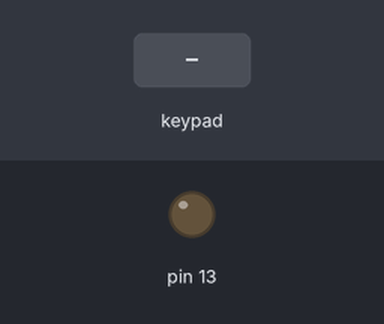
A sketch run on a simulated Arduino Uno, built with avr-gcc and run on an emulated ATmega328P. Shown: output pins drawn as LEDs (lit = HIGH). The inputs (shaded band) are chosen by the test bench. What the sketch prints to the serial monitor is not drawn.

Above: at 1.2 s.
1.3 s: key 'X' pressed
At 1.53 s:
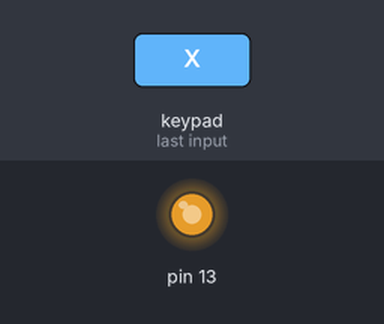
3.2 s: key '-' pressed
Timing chart, 0 to 6.2 s (numbered marks = the images above; inputs shaded):
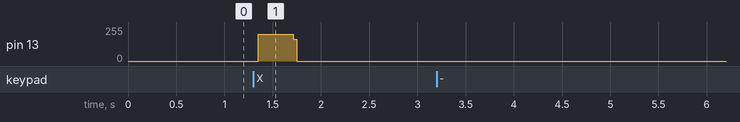

The sketch:

ps2_hc-05_nano_KRN2015_servis.ino
```cpp
#include <SoftwareSerial.h>
SoftwareSerial mySerial(10, 11); // RX, TX

#include <PS2X_lib.h>

PS2X ps2x;
int error = 0;
byte type = 0;
byte vibrate = 0;

void setup() {
  Serial.begin(57600);
  mySerial.begin(9600);
  pinMode(13, OUTPUT);
  error = ps2x.config_gamepad(8,7,6,9, true, true); //setup pins and settings:  GamePad(clock, command, attention, data, Pressures?, Rumble?) check for error
  if (error == 0) {
    Serial.println("Found Controller, configured successful");
    Serial.println("Try out all the buttons, X will vibrate the controller, faster as you press harder;");
    Serial.println("holding L1 or R1 will print out the analog stick values.");
    Serial.println("Go to www.billporter.info for updates and to report bugs.");
  }

  else if (error == 1)
    Serial.println("No controller found, check wiring, see readme.txt to enable debug. visit www.billporter.info for troubleshooting tips");
  else if (error == 2)
    Serial.println("Controller found but not accepting commands. see readme.txt to enable debug. Visit www.billporter.info for troubleshooting tips");
  else if (error == 3)
    Serial.println("Controller refusing to enter Pressures mode, may not support it. ");

  type = ps2x.readType();
  switch (type) {
    case 0:
      Serial.println("Unknown Controller type");
      break;
    case 1:
      Serial.println("DualShock Controller Found");
      break;
  }
}


void loop() {

  if (error == 1) //skip loop if no controller found
    return;

  if (type == 1) { //DualShock Controller
    ps2x.read_gamepad();  //read controller and set large motor to spin at 'vibrate' speed

    /*START SELECT*/
    if (ps2x.Button(PSB_START)) //will be TRUE as long as button is pressed
      Serial.println("Start is being held");
    if (ps2x.Button(PSB_SELECT))
      Serial.println("Select is being held");
    /*AKHIR START SELECT*/


    /*ARAH/
    if (ps2x.Button(PSB_PAD_UP)) { //will be TRUE as long as button is pressed
      mySerial.print('g');
    }

    if (ps2x.Button(PSB_PAD_RIGHT)) {
      mySerial.print('i');
    }

    if (ps2x.Button(PSB_PAD_LEFT)) {
      mySerial.print('m');

    }
    if (ps2x.Button(PSB_PAD_DOWN)) {
      mySerial.print('k');

    }
    /AKHIR ARAH*/

     else {{
      mySerial.print('z');
      digitalWrite(13,LOW);
     }
    /*L1 L2 L3 R1 R2 R3*/
    if (ps2x.Button(PSB_L2)){
      mySerial.print('o');
      digitalWrite(13,HIGH);
    }

    //if (ps2x.NewButtonState()) {              //will be TRUE if any button changes state (on to off, or off to on)
    //if(ps2x.Button(PSB_L3))
    //Serial.println("L3 pressed");
    //if(ps2x.Button(PSB_R3))
    //Serial.println("R3 pressed");
    //if (ps2x.Button(PSB_L2))
    //  mySerial.print('o');
    //Serial.println("L2 pressed");
    //if(ps2x.Button(PSB_R2))
    //Serial.println("R2 pressed");

    //if(ps2x.Button(PSB_L1))
    //Serial.println("L1");
    //if(ps2x.Button(PSB_R1))
    //Serial.println("R1");


    //}
    /*AKHIR L1 L2 L3 R1 R2 R3*/

    /*SILANG KOTAK SEGITIGA BUNDAR*/
    if (ps2x.Button(PSB_BLUE)) { //SILANG
      mySerial.print('c');
      digitalWrite(13,HIGH);
    }

    if (ps2x.Button(PSB_PINK)) { //KOTAK
       mySerial.print('d');
       digitalWrite(13,HIGH);
    }

    if (ps2x.Button(PSB_RED)) {  //LINGKARAN
       mySerial.print('b');
       digitalWrite(13,HIGH);
    }

    //if(ps2x.ButtonPressed(PSB_GREEN))  //SGTIGA
     //Serial.println("Triangle pressed");

    /*ANALOG*/
    if (ps2x.Analog(PSS_LX) == 123 && ps2x.Analog(PSS_LY) == 0 ) //up
    {
      mySerial.print('g');


      /*SILANG KOTAK SEGITIGA BUNDAR*/
    if (ps2x.Button(PSB_BLUE)) { //SILANG
      mySerial.print('c');
      digitalWrite(13,HIGH);
    }

    if (ps2x.Button(PSB_PINK)) { //KOTAK
       mySerial.print('d');
       digitalWrite(13,HIGH);
    }

    if (ps2x.Button(PSB_RED)) {  //LINGKARAN
       mySerial.print('b');
       digitalWrite(13,HIGH);
    }
      /*
      /*SLOW/
      if (ps2x.Button(PSB_R2)) {
        mySerial.print('1');
      }

      if (ps2x.Button(PSB_R2)) {
        mySerial.print('s');
      }

      if (ps2x.Button(PSB_R2)) {
        mySerial.print('t');
      }

      if (ps2x.Button(PSB_R2)) {
        mySerial.print('u');
      }

      /*AKHIR SLOW*/

    }


    if (ps2x.Analog(PSS_LX) == 123 && ps2x.Analog(PSS_LY) == 255 ) //down
    {
      mySerial.print('k');


      /*SILANG KOTAK SEGITIGA BUNDAR*/
    if (ps2x.Button(PSB_BLUE)) { //SILANG
      mySerial.print('c');
      digitalWrite(13,HIGH);
    }

    if (ps2x.Button(PSB_PINK)) { //KOTAK
       mySerial.print('d');
       digitalWrite(13,HIGH);
    }

    if (ps2x.Button(PSB_RED)) {  //LINGKARAN
       mySerial.print('b');
       digitalWrite(13,HIGH);
    }


    }
    if (ps2x.Analog(PSS_LX) == 255 && ps2x.Analog(PSS_LY) == 123 ) //kanan
    {
      mySerial.print('i');


      /*SILANG KOTAK SEGITIGA BUNDAR*/
    if (ps2x.Button(PSB_BLUE)) { //SILANG
      mySerial.print('c');
      digitalWrite(13,HIGH);
    }

    if (ps2x.Button(PSB_PINK)) { //KOTAK
       mySerial.print('d');
       digitalWrite(13,HIGH);
    }

    if (ps2x.Button(PSB_RED)) {  //LINGKARAN
       mySerial.print('b');
       digitalWrite(13,HIGH);
    }
    }

    if (ps2x.Analog(PSS_LX) == 0 && ps2x.Analog(PSS_LY) == 123 ) //kiri
    {
      mySerial.print('m');


      /*SILANG KOTAK SEGITIGA BUNDAR*/
    if (ps2x.Button(PSB_BLUE)) { //SILANG
      mySerial.print('c');
      digitalWrite(13,HIGH);
    }

    if (ps2x.Button(PSB_PINK)) { //KOTAK
       mySerial.print('d');
       digitalWrite(13,HIGH);
    }

    if (ps2x.Button(PSB_RED)) {  //LINGKARAN
       mySerial.print('b');
       digitalWrite(13,HIGH);
    }
    }

    /*AKHIR ANALOG*/

    /*SERONG*/
    if (ps2x.Analog(PSS_LX) < 123 && ps2x.Analog(PSS_LY) < 123 ) //upleft
    {
      mySerial.print('n');

      /*SILANG KOTAK SEGITIGA BUNDAR*/
    if (ps2x.Button(PSB_BLUE)) { //SILANG
      mySerial.print('c');
      digitalWrite(13,HIGH);
    }

    if (ps2x.Button(PSB_PINK)) { //KOTAK
       mySerial.print('d');
       digitalWrite(13,HIGH);
    }

    if (ps2x.Button(PSB_RED)) {  //LINGKARAN
       mySerial.print('b');
       digitalWrite(13,HIGH);
    }
    }


    if (ps2x.Analog(PSS_LX) > 123 && ps2x.Analog(PSS_LY) > 123 ) //downright
    {
      mySerial.print('j');

      /*SILANG KOTAK SEGITIGA BUNDAR*/
      if (ps2x.Button(PSB_BLUE)) { //SILANG
        mySerial.print('c');
        digitalWrite(13,HIGH);
      }

      if (ps2x.Button(PSB_PINK)) { //KOTAK
         mySerial.print('d');
         digitalWrite(13,HIGH);
      }

      if (ps2x.Button(PSB_RED)) {  //LINGKARAN
         mySerial.print('b');
         digitalWrite(13,HIGH);
      }
    }

    if (ps2x.Analog(PSS_LX) > 123 && ps2x.Analog(PSS_LY) < 123 ) //upright
    {
      mySerial.print('h');

      /*SILANG KOTAK SEGITIGA BUNDAR*/
    if (ps2x.Button(PSB_BLUE)) { //SILANG
      mySerial.print('c');
      digitalWrite(13,HIGH);
    }

    if (ps2x.Button(PSB_PINK)) { //KOTAK
       mySerial.print('d');
       digitalWrite(13,HIGH);
    }

    if (ps2x.Button(PSB_RED)) {  //LINGKARAN
       mySerial.print('b');
       digitalWrite(13,HIGH);
    }
    }

    if (ps2x.Analog(PSS_LX) < 123 && ps2x.Analog(PSS_LY) > 123 ) //downleft
    {
      mySerial.print('l');

     /*SILANG KOTAK SEGITIGA BUNDAR*/
    if (ps2x.Button(PSB_BLUE)) { //SILANG
      mySerial.print('c');
      digitalWrite(13,HIGH);
    }

    if (ps2x.Button(PSB_PINK)) { //KOTAK
       mySerial.print('d');
       digitalWrite(13,HIGH);
    }

    if (ps2x.Button(PSB_RED)) {  //LINGKARAN
       mySerial.print('b');
       digitalWrite(13,HIGH);
    }
    }
    //////////////////////////////////////slow--------------------------------------
    /*if(ps2x.Analog(PSS_LX) < 128 && ps2x.Analog(PSS_LY) > 128 && ps2x.Button(PSB_R2))//downleft slow
          //Serial.println("downleft-----slowww");
       mySerial.print('8');*/

    /*
      if(ps2x.Analog(PSS_LX) == 128 && ps2x.Analog(PSS_LY) == 0 && ps2x.Button(PSB_R2) )  //up
        mySerial.print('r');
        //Serial.println("up-----------");
      if(ps2x.Analog(PSS_LX) == 128 && ps2x.Analog(PSS_LY) == 255 && ps2x.Button(PSB_R2) )//down
        mySerial.print('s');
        //Serial.println("down---------");
      if(ps2x.Analog(PSS_LX) == 255 && ps2x.Analog(PSS_LY) == 128 && ps2x.Button(PSB_R2) )//kanan
        //Serial.println("right------");
        mySerial.print('t');
      if(ps2x.Analog(PSS_LX) == 0 && ps2x.Analog(PSS_LY) == 128 && ps2x.Button(PSB_R2) )//kiri
        //Serial.println("left-----");
        mySerial.print('u');
    ///////////////////////////////////////////// SERONG-----------
      if(ps2x.Analog(PSS_LX) < 128 && ps2x.Analog(PSS_LY) < 128 && ps2x.Button(PSB_R2) )//upleft
        //Serial.println("upleft-------");
        mySerial.print('w');
      if(ps2x.Analog(PSS_LX) > 128 && ps2x.Analog(PSS_LY) > 128 && ps2x.Button(PSB_R2) )//downright
        //Serial.println("downright----");
        mySerial.print('x');
      if(ps2x.Analog(PSS_LX) > 128 && ps2x.Analog(PSS_LY) < 128 && ps2x.Button(PSB_R2) )//upright
        //Serial.println("upright------");
        mySerial.print('v');
      if(ps2x.Analog(PSS_LX) < 128 && ps2x.Analog(PSS_LY) > 128 && ps2x.Button(PSB_R2) )//downleft
        //Serial.println("downleft-----");
        mySerial.print('y');*/
    /////////////////////////////////////////////////-----------------------    rotatte slow
    /*if(ps2x.ButtonPressed(PSB_RED) && ps2x.Button(PSB_R2))    //O LINGKAR
     Serial.println("rotate slow o");
     mySerial.print('9');
    if(ps2x.ButtonPressed(PSB_PINK) && ps2x.Button(PSB_R2))   //KOTAK
     Serial.println("rotateslowkotak");
     mySerial.print('0');*/

    //*******************************************************************************//
    /*ANALOG SEBELAH KANAN*/
  /* if (ps2x.Analog(PSS_RX) == 255 && ps2x.Analog(PSS_RY) == 123 ) //PUTAR KANAN
      mySerial.write('f');

    if (ps2x.Analog(PSS_RX) == 0 && ps2x.Analog(PSS_RY) == 123 ) //PUTAR KIRI
      mySerial.write('p');*/
    /*AKHIR ANALOG SEBELAH KANAN*/
   //********************************************************************************//
   if(ps2x.Button(PSB_L1)){
     mySerial.write('p');
   }

   if(ps2x.Button(PSB_R1)){
     mySerial.write('f');
   }

    }

  }

}
```

Measured:
- after the input at 1.3 s, pin 13: 0/255 → 199/255 after 0.05 s, → 0/255 0.36 s later
- after the input at 3.2 s, every drawn part: stays the same
